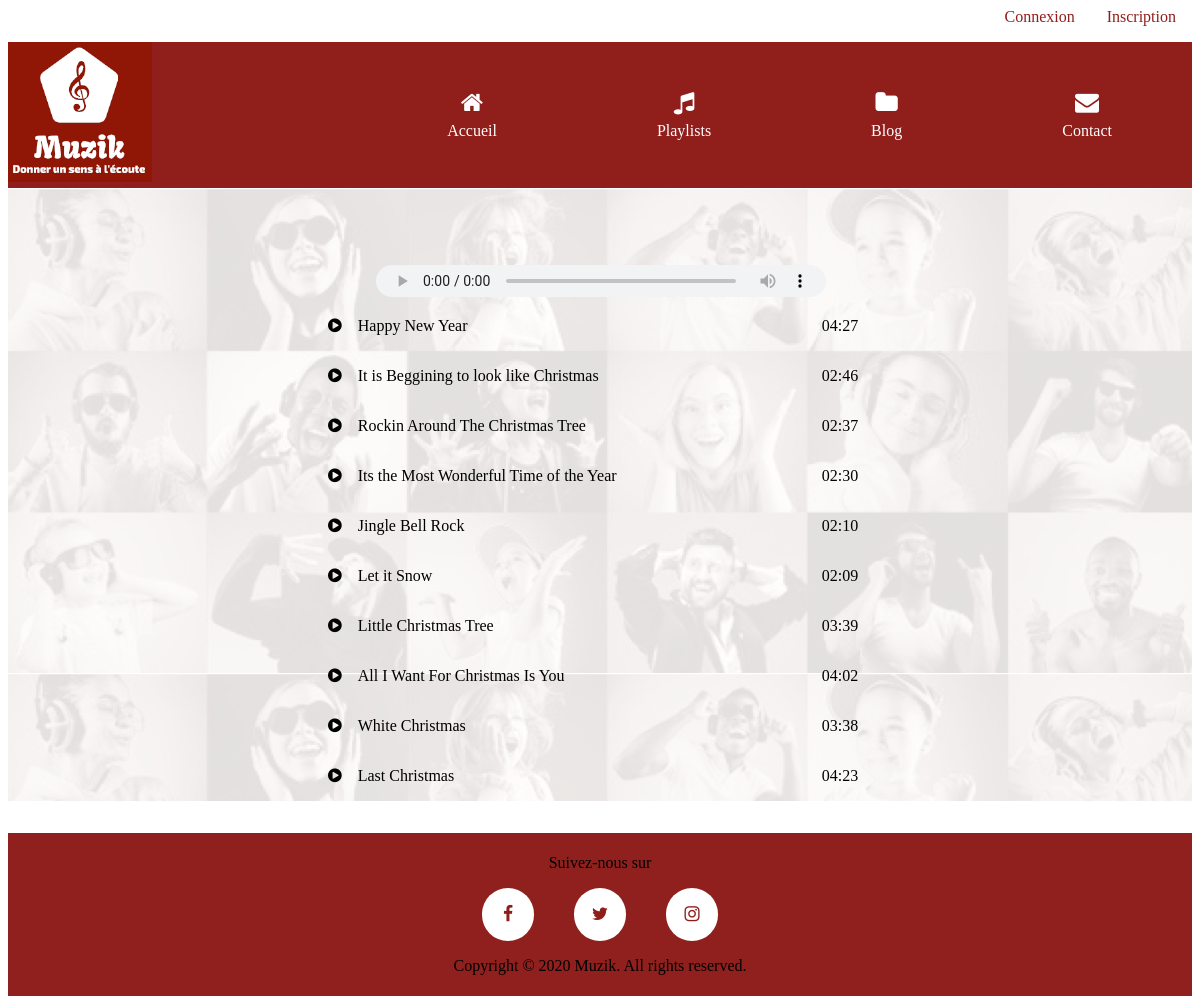
Before: /music.php?Id=1 with the older database file.
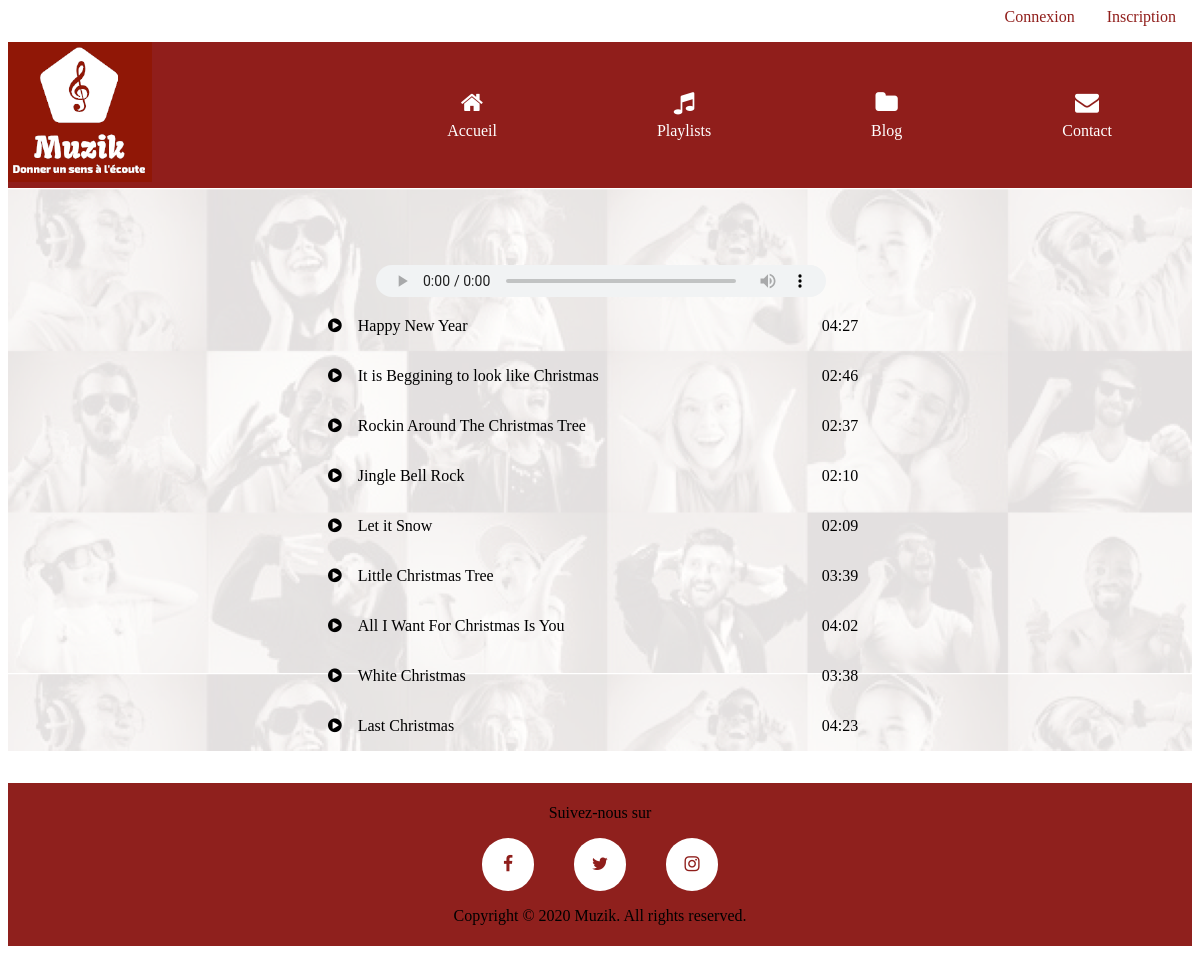
After: the same page with the newer database file.
### tables this page shows
CREATE TABLE `Playlists` (
  `Id` int(11) NOT NULL,
  `Titre` varchar(255) NOT NULL,
  `Cat_Id` int(11) NOT NULL,
  `Music` varchar(255) NOT NULL,
  `Time` varchar(255) NOT NULL
);

### music.php (called while the page is built, shortened)
<?php
include('database/bdd_connection.php') ;
$query ='SELECT * FROM Playlists WHERE Cat_Id='.$_GET['Id'];
$resultSet = $pdo->query($query);
$musics = $resultSet->fetchAll();
include 'Templates/layout.phtml';
?>

### Templates/music.phtml (the view)
<main class="playlist">
	<div class="container">
		<h1 class="playlist__titre"><?php echo $_GET['Titre'];?></h1>
		<div class="playing__titre" id="titre"></div>
		<audio class="audio" id="audioPlayer" controls>
		</audio>
		    <div class="player">
			    <?php foreach($musics as $music): ?>
				    <div  class="player__playlist">
			            <p class="player__signe" onclick="change_music('Audio/<?php echo $music['Music']?>','<?php echo $music['Titre']?>'); "><i class="fa fa-play-circle"></i></p>
			            <div class="titre">
							<p class="player__titre" onclick="change_music('Audio/<?php echo $music['Music']?>','<?php echo $music['Titre']?>');"><?php echo $music['Titre']?></p>
			            </div>
			            <p class="player__time"><?php echo $music['Time']?></p>
			        </div>
			    <?php endforeach;?>
			</div>
    </div>
</main>

Changed rows visible on the page:
removed playlists: Titre "Its the Most Wonderful Time of the Year", Time "02:30"
